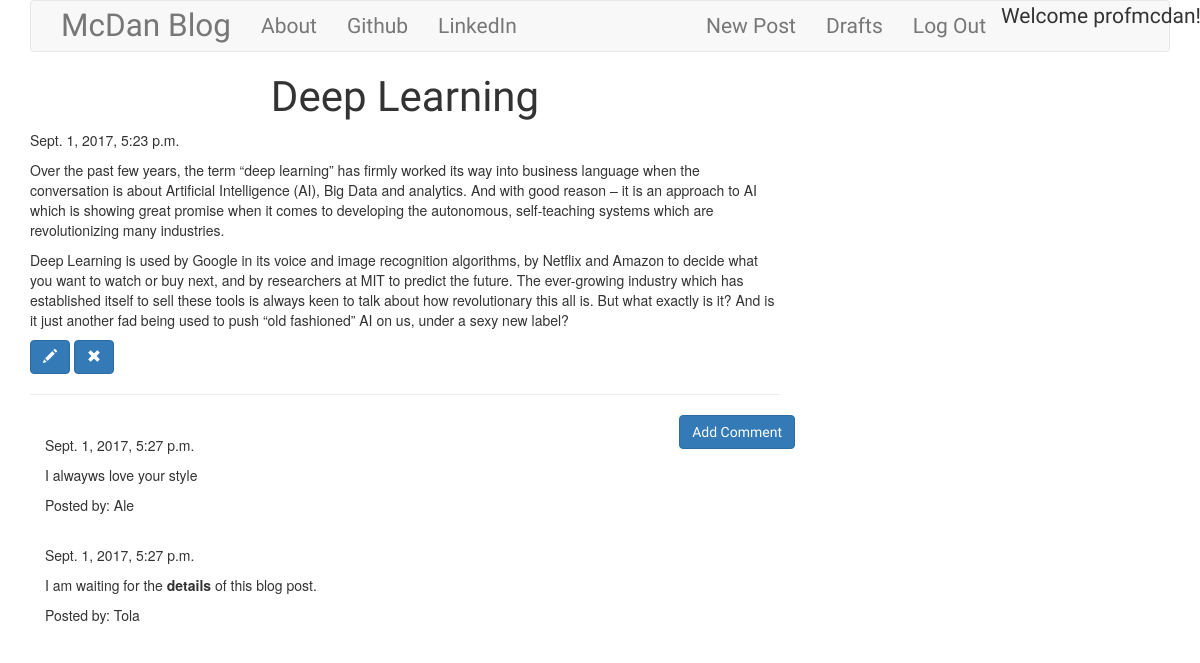
Screenshot of /post/3 (signed in) with the database file from the repository.
### blog/models.py (models this page shows, shortened)
class Post(models.Model):
    author = models.ForeignKey('auth.User') # Link author with authporization
    title = models.CharField(max_length = 200)
    text = models.TextField()
    created_date = models.DateTimeField(auto_now=True)
    published_date = models.DateTimeField(blank=True, null=True)

class Comment(models.Model):
    post = models.ForeignKey('blog.Post', related_name='comments')
    author = models.CharField(max_length=200)
    text = models.TextField()
    created_date = models.DateTimeField(auto_now=True)
    approved_comment = models.BooleanField(default=False)

### blog/views.py (the view)
# urls.py: url(r'^post/(?P<pk>\d+)$', views.PostDetailView.as_view(), name='post_detail'),
class PostDetailView(DetailView):
    model = Post

### blog/templates/blog/post_detail.html (shortened to what this page needs)
{% extends 'blog/base.html' %}
{% block body_block %}
  <h1 class="posttitle loader">{{ post.title }}</h1>
  {% if post.published_date %}
    {{ post.published_date }}
  {% else %}
    <a class="btn btn-default" href="{% url 'post_publish' pk=post.pk %}">Publish</a>
  {% endif %}
  <p class="postcontent">{{ post.text|safe|linebreaksbr }}</p>
  {% if user.is_authenticated %}
    <a class="btn btn-primary" href="{% url 'post_edit' pk=post.pk %}">
      <span class="glyphicon glyphicon-pencil"></span>
    </a>
    <a class="btn btn-primary" href="{% url 'post_remove' pk=post.pk %}">
      <span class="glyphicon glyphicon-remove"></span>
    </a>
  {% endif %}
  <hr>
  <a class="btn btn-primary btn-comment" href="{% url 'add_comment_to_post' pk=post.pk %}">Add Comment</a>
  <div class="container">
    {% for comment in post.comments.all %}
      <br>
      {% if user.is_authenticated or comment.approved_comment %}
        {{ comment.created_date }}
        <p>{{ comment.text|safe|linebreaks }}</p>
        <p>Posted by: {{ comment.author }}</p>
      {% endif %}
      {% empty %}
      <p>No Comment</p>
    {% endfor %}
  </div>
{% endblock %}

### blog/templates/blog/base.html (shortened to what this page needs)
<!DOCTYPE html>
{% load staticfiles %}
<html>
  <head>
    <link rel="stylesheet" href="https://maxcdn.bootstrapcdn.com/bootstrap/3.3.7/css/bootstrap.min.css">
    <link rel="stylesheet" href="//cdn.jsdelivr.net/medium-editor/latest/css/medium-editor.min.css" type="text/css" media="screen" charset="utf-8">
    <link rel="stylesheet" href="{% static 'css/blog.css' %}">
  </head>
  <body>
    <div class="container">
      <nav class="navbar navbar-default techfont custom-navbar">
        <div class="container">
          <ul class="nav navbar-nav">
            <li><a class="bigbrand" href="{% url 'post_list' %}">McDan Blog</a></li>
            <li><a href="{% url 'about' %}">About</a></li>
            <li><a href="https://www.github.com/profmcdan">Github</a></li>
            <li><a href="https://www.linkedin.com">LinkedIn</a></li>
          </ul>
          <ul class="nav navbar-nav navbar-right">
            {% if user.is_authenticated %}
              <li><a href="{% url 'post_new' %}">New Post</a></li>
              <li><a href="{% url 'post_draft_list' %}">Drafts</a></li>
              <li><a href="{% url 'logout' %}">Log Out</a></li>
              <li>Welcome {{ user.username }}!</li>
            {% else %}
              <li class="nav navbar-right"><a href="{% url 'login' %}"><span class="glyphicon glyphicon-user"></span></a></li>
            {% endif %}
          </ul>
        </div>
      </nav>
    </div>
    <div class="container">
      <div class="row">
        <div class="col-md-8">
          <div class="blog_posts">
            {% block body_block %}{% endblock %}
          </div>
        </div>
      </div>
    </div>
  </body>
</html>

### blog/static/css/blog.css (style rules this page uses)
h1 { font-family: 'Montserrat', sans-serif; }
li { font-family: 'Gloria Hallelujah', cursive; }
a { font-family: 'Vidaloka', serif; }
.techfont { font-family: 'Berkshire Swash', cursive; font-size: 1.5em; margin-bottom: 2px; }
.bigbrand { font-size: 1.5em; }
.posttitle { font-family: 'Berkshire Swash', cursive; font-size: 3em; text-align: center; }
.postcontent { font-family: 'Gloria Hallelujah', cursive; font-size: 1.5em; }
.btn-comment { position: absolute; right: 0px; }

### rows the page displays
Post: title "Deep Learning", published_date "Sept. 1, 2017, 5:23 p.m.", text "Over the past few years, the term “deep learning” has firmly worked its way into business language when the conversation is about Artificial Intelligence (AI), Big Data and analytics. And with good reason – it is an approach to AI which is showing great promise when it comes to developing the autonomous, self-teaching systems which are revolutionizing many industries. Deep Learning is used by Google in its voice and image recognition algorithms, by Netflix and Amazon to decide what you want to watch or buy next, and by researchers at MIT to predict the future. The ever-growing industry which has established itself to sell these tools is always keen to talk about how revolutionary this all…"
Comment: created_date "Sept. 1, 2017, 5:27 p.m.", text "I alwayws love your style", author "Ale"
Comment: created_date "Sept. 1, 2017, 5:27 p.m.", text "I am waiting for the details of this blog post.", author "Tola"

### other values shown
{{ user.username }} "profmcdan"
